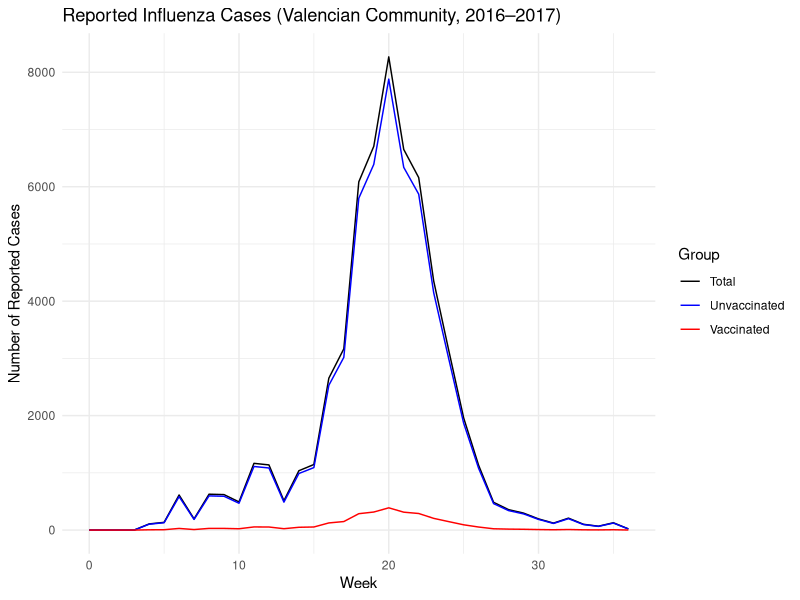
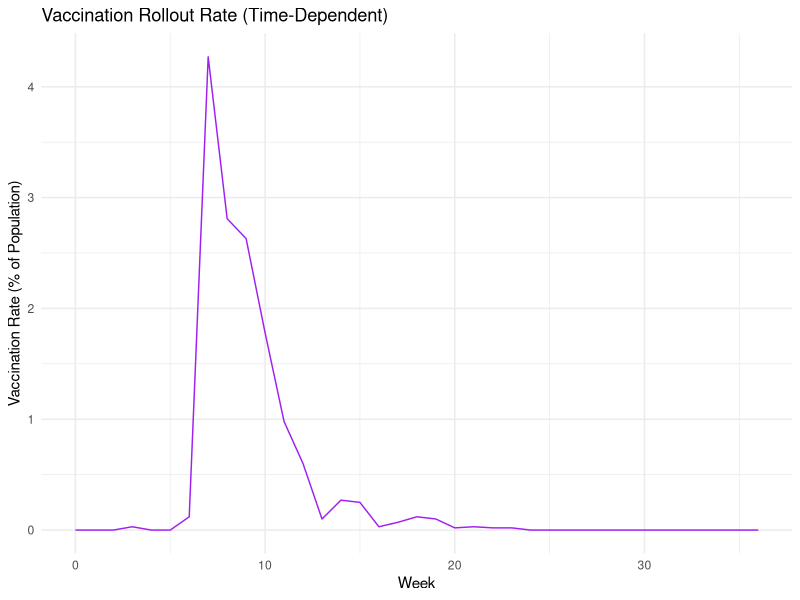
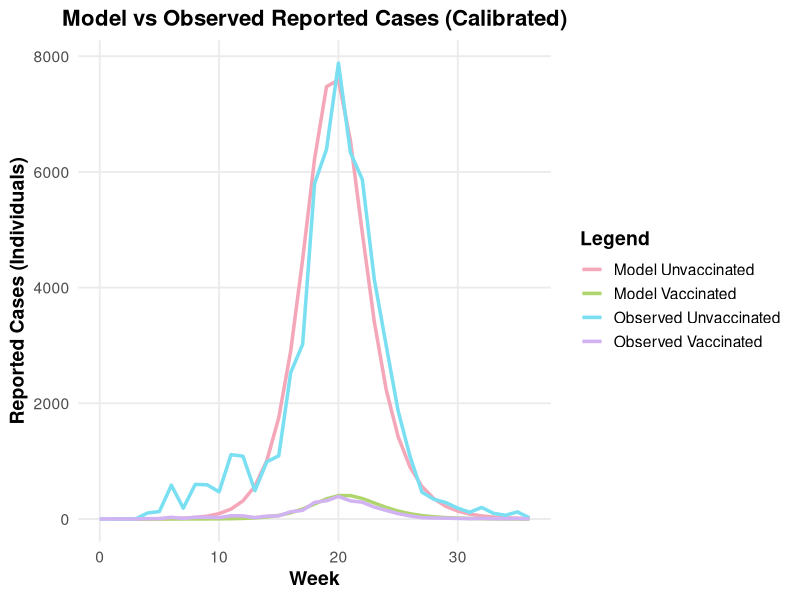
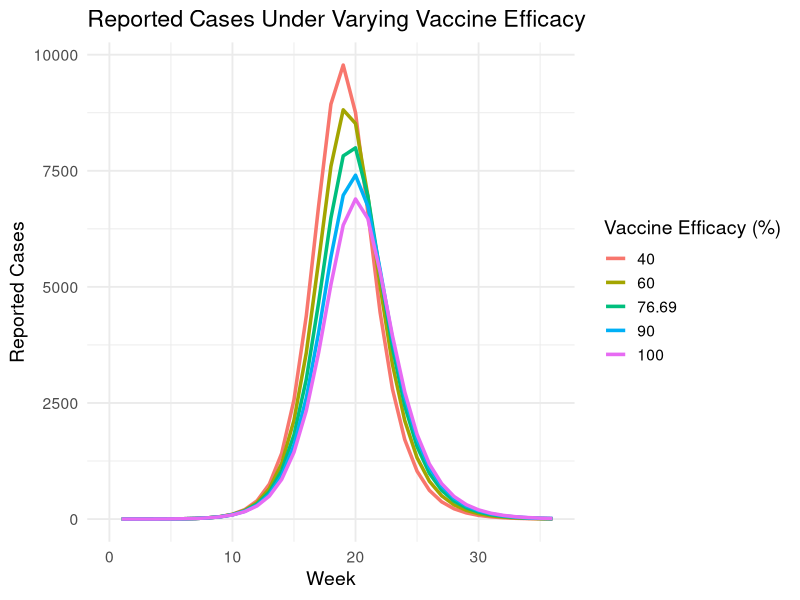
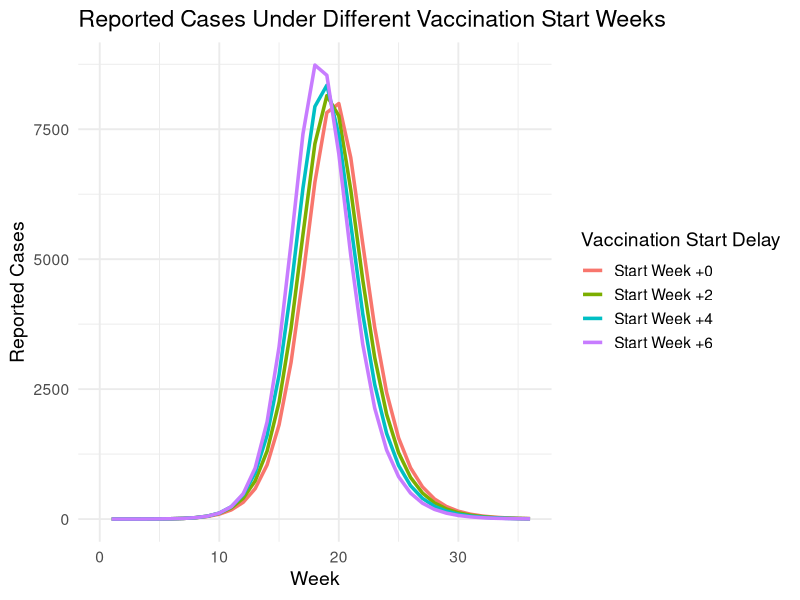

These charts were generated, in order, by the following R code:
## ---- chunk 1
# Load required packages
knitr::opts_chunk$set(echo = TRUE)
library(tidyr)
library(dplyr)
library(readr)
library(tidyverse)
library(deSolve)
library(ggplot2)
## ---- chunk 2
# Load and complete data across 0-36 weeks
real_data = read_csv("modeling_data.csv") %>%
  complete(week = 0:36, fill = list(
    reported_cases = 0,
    unvaccinated_cases = 0,
    vaccinated_cases = 0,
    vaccination_rate = 0
  ))

# Plot reported case time series by group
ggplot(real_data, aes(x = week)) +
  geom_line(aes(y = reported_cases, color = "Total")) +
  geom_line(aes(y = unvaccinated_cases, color = "Unvaccinated")) +
  geom_line(aes(y = vaccinated_cases, color = "Vaccinated")) +
  labs(title = "Reported Influenza Cases (Valencian Community, 2016–2017)",
       x = "Week", y = "Number of Reported Cases", color = "Group") +
  scale_color_manual(values = c("Total" = "black", "Unvaccinated" = "blue", "Vaccinated" = "red")) +
  theme_minimal()

# Plot weekly vaccination rate
ggplot(real_data, aes(x = week, y = vaccination_rate)) +
  geom_line(color = "purple") +
  labs(title = "Vaccination Rollout Rate (Time-Dependent)",
       x = "Week", y = "Vaccination Rate (% of Population)") +
  theme_minimal()
## ---- chunk 3
# Core SEIR parameters
N = 4959968                   # Total population
beta = 9.1357                # Infection rate
lambda = 3.5                 # Latency rate (1/incubation time)
gamma = 1                    # Recovery rate
report_rate = 0.0702         # Reporting probability

# Define simulation time
times = seq(0, 36, by = 1)

# Time-dependent vaccination rate (converted to proportion)
d_vector = real_data$vaccination_rate / 100

# Interpolation function for d(t) – allows dynamic vaccine rollout
# This is a deviation from Villaroig to reflect real-world vaccine implementation
# Learned from class discussions

d_func = approxfun(x = times, y = d_vector, rule = 2)
## ---- chunk 4
# Corrected model using Villaroig's assumptions:
# Iu(0) = 1; Iv(0) = 0; Lu(0) = 1/3 to reflect a short incubation period
# Ru(0) = 77.11% recovered (calibrated value from theta*)

seir_model = function(t, state, parameters) {
  with(as.list(c(state, parameters)), {
    
    I_total = Iu + Iv

    dSu = -beta * Su * I_total / N - d_func(t) * Su
    dSv = -a_v * beta * Sv * I_total / N + d_func(t) * Su
    dLu = beta * Su * I_total / N - lambda * Lu
    dLv = a_v * beta * Sv * I_total / N - lambda * Lv
    dIu = lambda * Lu - gamma * Iu
    dIv = lambda * Lv - gamma * Iv
    dRu = gamma * Iu - d_func(t) * Ru
    dRv = gamma * Iv + d_func(t) * Ru
    dCumIncU = lambda * Lu
    dCumIncV = lambda * Lv

    return(list(c(dSu, dSv, dLu, dLv, dIu, dIv, dRu, dRv, dCumIncU, dCumIncV)))
  })
}
## ---- chunk 5
# Initial conditions from theta* configuration
R0_prop = 0.7711  # Initial recovered proportion
R0 = R0_prop * N

init = c(
  Su = N - 1 - (1/3) - R0,  # Susceptible unvaccinated
  Sv = 0,
  Lu = 1/3, Lv = 0,
  Iu = 1, Iv = 0,
  Ru = R0, Rv = 0,
  CumIncU = 0, CumIncV = 0
)
## ---- chunk 6
# Run model using published values from Villaroig (theta*)
out = ode(y = init, times = times, func = seir_model,
          parms = list(beta = beta, a_v = 0.2331))
out_df = as.data.frame(out)

# Add week column for merging and plotting
out_df = out_df %>%
  mutate(week = time,
         new_inf_unvacc = c(NA, diff(CumIncU)),
         new_inf_vacc = c(NA, diff(CumIncV)),
         reported_unvacc = new_inf_unvacc * report_rate,
         reported_vacc = new_inf_vacc * report_rate)
## ---- chunk 7
plot_df = real_data %>%
  left_join(out_df, by = "week")
## ---- chunk 8
ggplot(plot_df, aes(x = week)) +
  geom_line(aes(y = reported_unvacc, color = "Model Unvaccinated"), size = 1.2) +
  geom_line(aes(y = reported_vacc, color = "Model Vaccinated"), size = 1.2) +
  geom_line(aes(y = unvaccinated_cases, color = "Observed Unvaccinated"), size = 1.2) +
  geom_line(aes(y = vaccinated_cases, color = "Observed Vaccinated"), size = 1.2) +
  labs(
    title = "Model vs Observed Reported Cases (Calibrated)",
    x = "Week",
    y = "Reported Cases (Individuals)",
    color = "Legend"
  ) +
  scale_color_manual(values = c(
    "Model Unvaccinated" = "#F4A7B9",   # soft pink
    "Model Vaccinated" = "#B0D56F",     # light green
    "Observed Unvaccinated" = "#7BDFF2",# light teal-blue
    "Observed Vaccinated" = "#D1B3F3"   # light lavender
  )) +
  theme_minimal(base_size = 14) +
  theme(
    plot.title = element_text(face = "bold", size = 16, hjust = 0.5),
    legend.title = element_text(face = "bold"),
    legend.position = "right",
    axis.title = element_text(face = "bold"),
    panel.grid.minor = element_blank()
  )

## ---- chunk 9

# Define VE levels to test
ve_scenarios = c(0.4, 0.6, 0.7669, 0.9, 1.0)

# Empty list to collect outputs
ve_outputs = list()

# Loop over each VE level
for (ve in ve_scenarios) {
  out = ode(y = init, times = times, func = seir_model,
            parms = list(beta = beta, a_v = 1 - ve))  # attenuation = 1 - VE
  out_df = as.data.frame(out) %>%
    mutate(week = time,
           new_cases = c(NA, diff(CumIncU + CumIncV)),
           reported = new_cases * report_rate,
           VE = ve * 100)
  ve_outputs[[as.character(ve)]] = out_df
}

# Combine all VE outputs
ve_combined_df = bind_rows(ve_outputs)

# Plot results
ggplot(ve_combined_df, aes(x = week, y = reported, color = as.factor(VE))) +
  geom_line(size = 1.2) +
  labs(title = "Reported Cases Under Varying Vaccine Efficacy",
       x = "Week", y = "Reported Cases",
       color = "Vaccine Efficacy (%)") +
  theme_minimal(base_size = 14)

## ---- chunk 10

# Define different start delays in weeks
start_week_delays = c(0, 2, 4, 6)

# Store all simulation outputs
start_outputs = list()

# Loop through delay scenarios
for (delay in start_week_delays) {
  # Shift the vaccination curve
  d_vector_shifted = c(rep(0, delay), head(d_vector, length(d_vector) - delay))
  d_func_shifted = approxfun(x = times, y = d_vector_shifted, rule = 2)
  
  # Run model with shifted vaccination
  out = ode(y = init, times = times, func = function(t, state, parameters) {
    with(as.list(c(state, parameters)), {
      I_total = Iu + Iv
      dSu = -beta * Su * I_total / N - d_func_shifted(t) * Su
      dSv = -a_v * beta * Sv * I_total / N + d_func_shifted(t) * Su
      dLu = beta * Su * I_total / N - lambda * Lu
      dLv = a_v * beta * Sv * I_total / N - lambda * Lv
      dIu = lambda * Lu - gamma * Iu
      dIv = lambda * Lv - gamma * Iv
      dRu = gamma * Iu - d_func_shifted(t) * Ru
      dRv = gamma * Iv + d_func_shifted(t) * Ru
      dCumIncU = lambda * Lu
      dCumIncV = lambda * Lv
      return(list(c(dSu, dSv, dLu, dLv, dIu, dIv, dRu, dRv, dCumIncU, dCumIncV)))
    })
  }, parms = list(beta = beta, a_v = 0.2331))
  
  out_df = as.data.frame(out) %>%
    mutate(week = time,
           new_cases = c(NA, diff(CumIncU + CumIncV)),
           reported = new_cases * report_rate,
           Delay = paste0("Start Week +", delay))
  
  start_outputs[[as.character(delay)]] = out_df
}

# Combine and plot
start_combined_df = bind_rows(start_outputs)

ggplot(start_combined_df, aes(x = week, y = reported, color = Delay)) +
  geom_line(size = 1.2) +
  labs(title = "Reported Cases Under Different Vaccination Start Weeks",
       x = "Week", y = "Reported Cases",
       color = "Vaccination Start Delay") +
  theme_minimal(base_size = 14)
